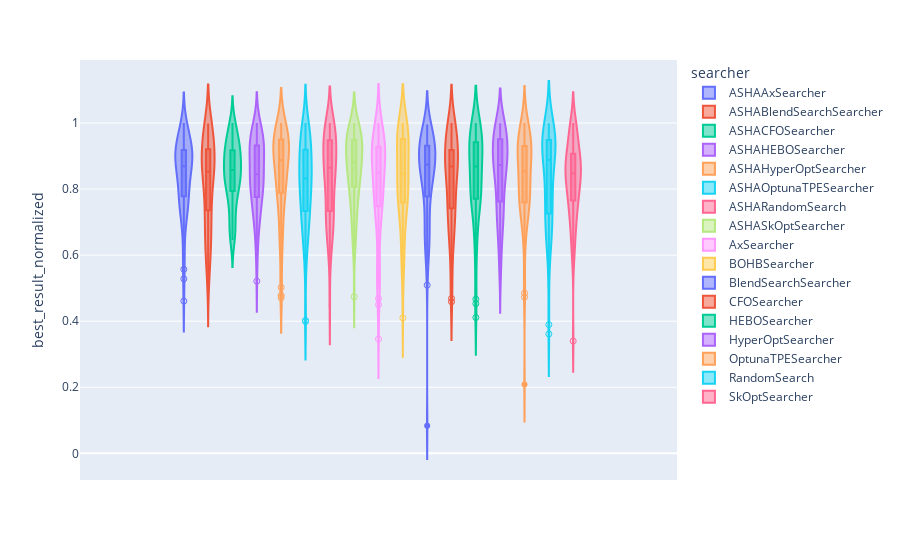

Here is the notebook cell this chart was saved with:
### Markdown cell above
## Plots

### Violin plot

### Code cell
df = results.loc[8].reset_index()
df["searcher"] = df["searcher"].astype("category")
df["searcher"].cat.set_categories = df["searcher"].cat.set_categories(list(avg_rank.index))
df.sort_values(["searcher"])

px.violin(df, y="best_result_normalized", color="searcher", box=True, points="suspectedoutliers", category_orders={"searcher":sorted(median_agg.index)}).show()
